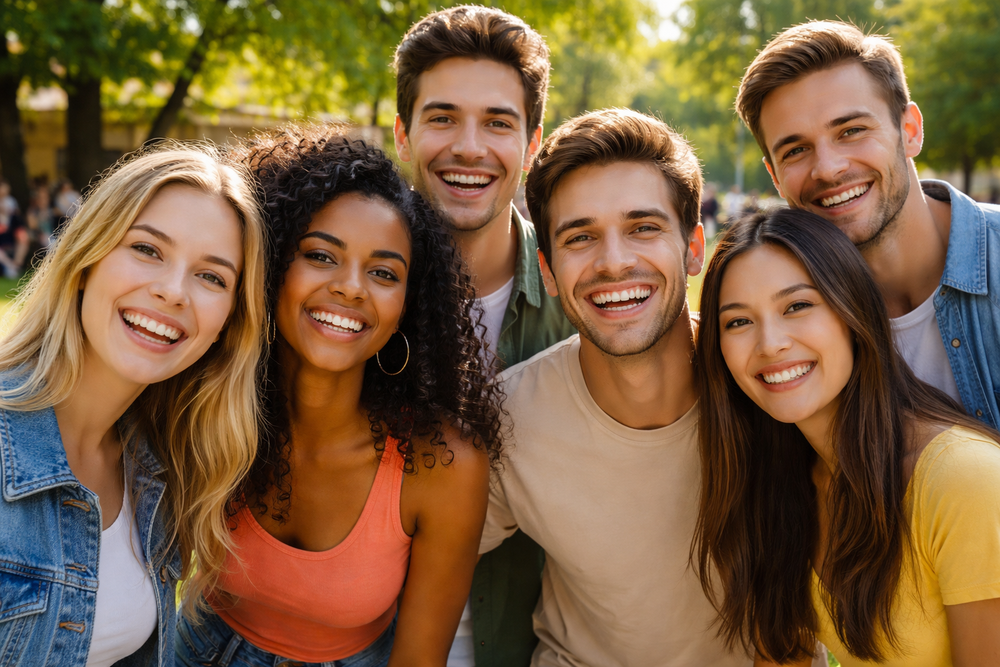
#> input picture face detection/faceimage1.png, 1000 x 667 px, shrunk from 1536 x 1024 before the run
$ python face_detection.py
#> lines starting #> are read from the running program, lines starting #| are printed output that depends on the picture; after the words box and inside, x2 and y2 are one past the last pixel; in counts of white or black regions, pixels touching at a corner belong together
# CODSOFT - Artificial Intelligence Internship
# Task 5: Face Detection using Haar Cascade

import cv2
import os

cascade_path = "haarcascade_frontalface_default.xml"

# Check cascade file
if not os.path.exists(cascade_path):
    print("❌ Haar Cascade file not found!")
    exit()

face_cascade = cv2.CascadeClassifier(cascade_path)

# Check if cascade loaded
if face_cascade.empty():
    print("❌ Failed to load Haar Cascade file.")
    exit()

image_path = input("Enter image file name (example: faceimage.png): ").strip()
#> the answer given: faceimage1.png
image = cv2.imread(image_path)
#> image is the input picture: shape (667, 1000, 3); mean B, G, R 63, 94.5, 123.2

if image is None:
    print("❌ Error: Image not found.")
else:
    gray = cv2.cvtColor(image, cv2.COLOR_BGR2GRAY)
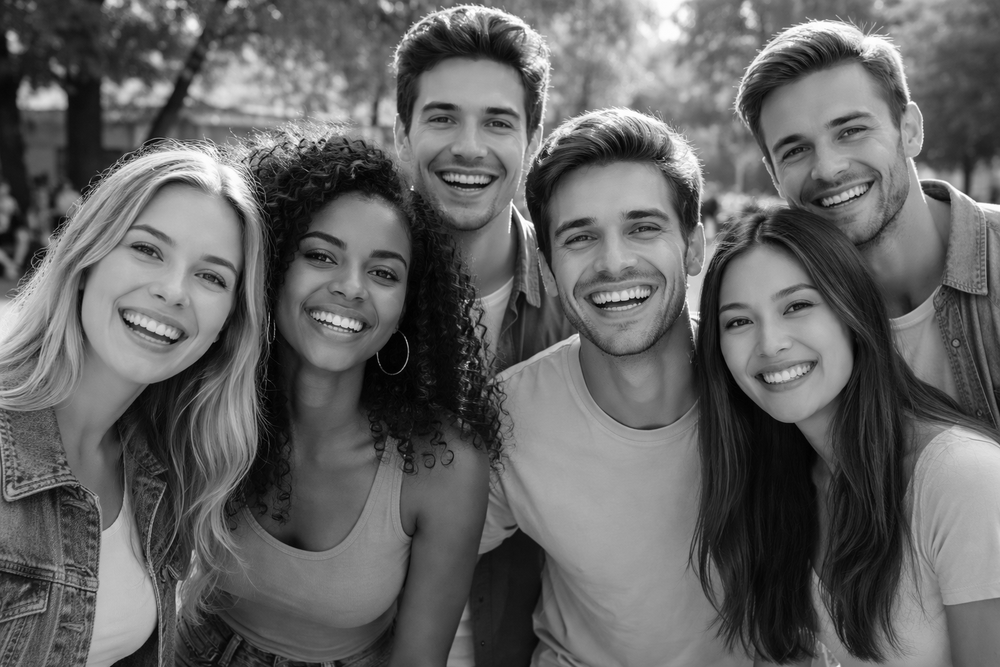
#> gray: shape (667, 1000); min 0, max 255, mean 99.5

    faces = face_cascade.detectMultiScale(
        gray,
        scaleFactor=1.3,
        minNeighbors=5
    )
#> faces = [[392, 60, 153, 153], [531, 168, 168, 168], [265, 198, 168, 168], [698, 255, 154, 154], [742, 71, 166, 166], [76, 184, 196, 196]]

    for (x, y, w, h) in faces:
        cv2.rectangle(image, (x, y), (x + w, y + h), (255, 0, 0), 2)
#> this loop made 6 passes
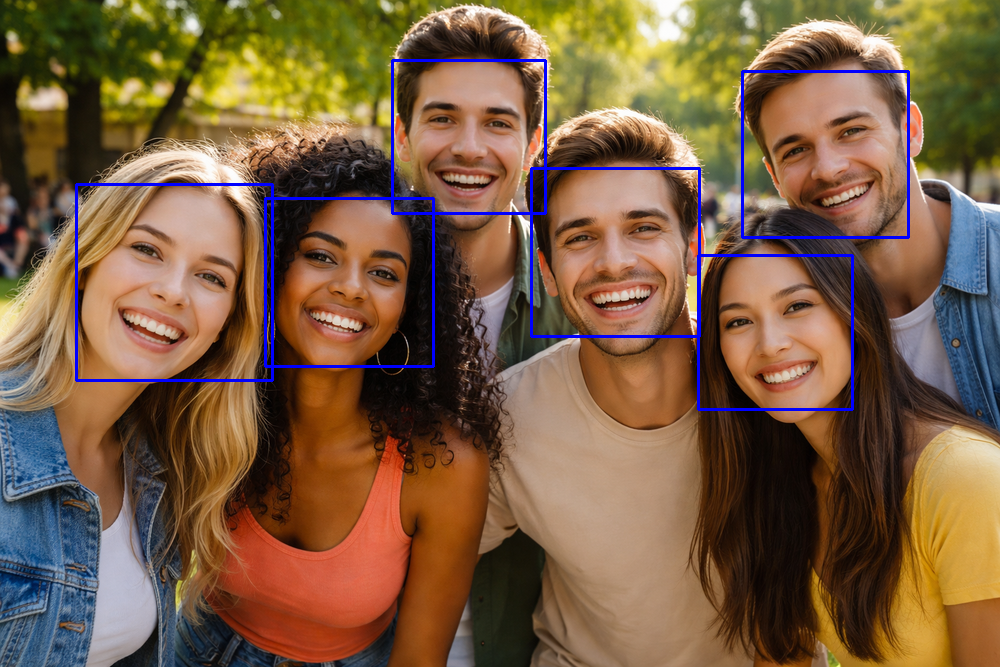
#> image: shape (667, 1000, 3); 1.77% of pixels changed, all inside (x1, y1, x2, y2) = (75, 59, 910, 411)

    print("Faces detected:", len(faces))
#| Faces detected: 6

    cv2.imshow("Face Detection", image)
    cv2.waitKey(0)
    cv2.destroyAllWindows()
